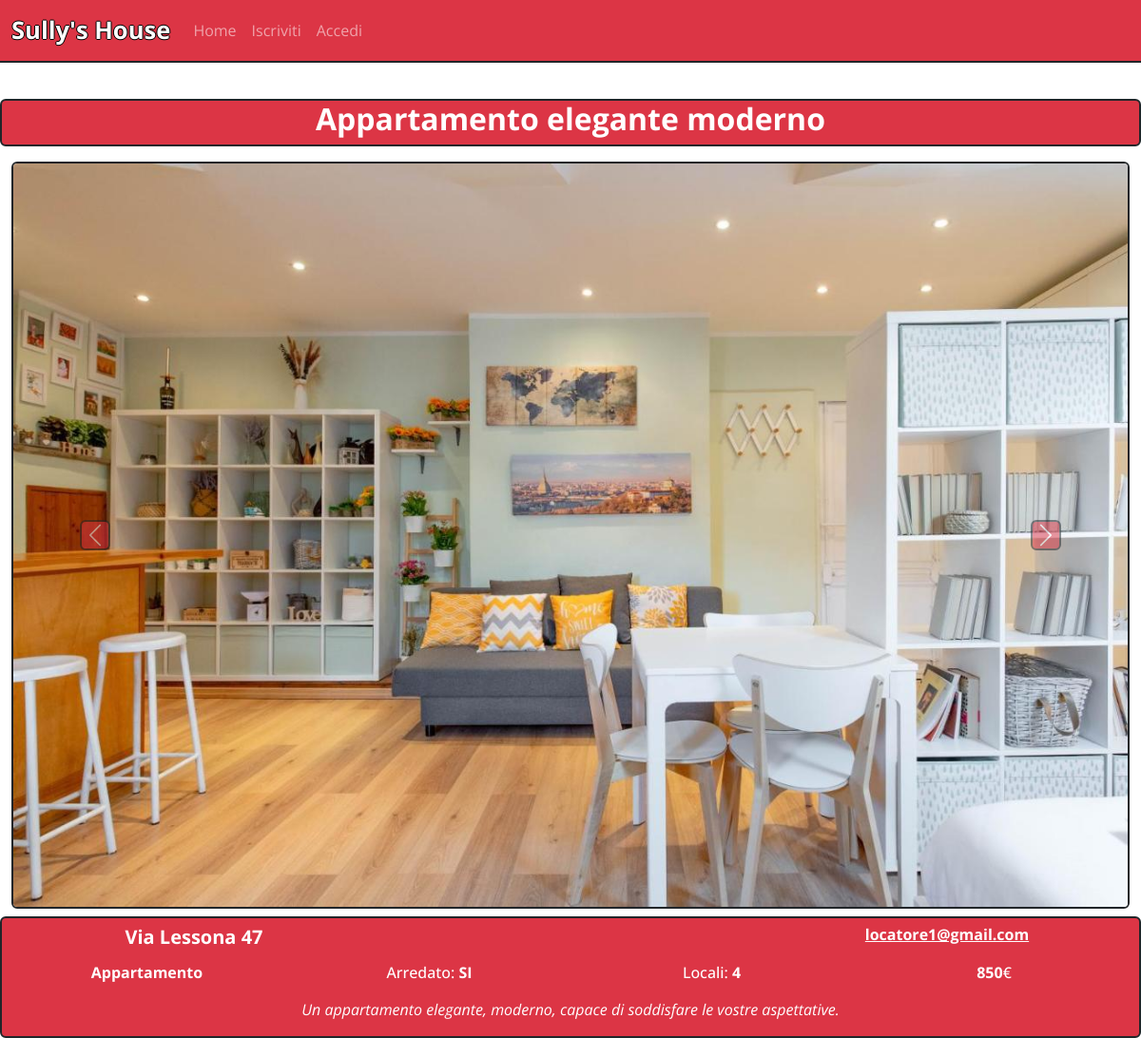
Page /annunci/1 on the committed database.
### tables this page shows
CREATE TABLE "ANNUNCI" (
	"id"	INTEGER,
	"titolo"	TEXT NOT NULL,
	"indirizzo"	TEXT NOT NULL,
	"tipo"	TEXT NOT NULL,
	"prezzo"	INTEGER NOT NULL,
	"arredato"	TEXT NOT NULL,
	"locali"	TEXT NOT NULL,
	"descrizione"	TEXT NOT NULL,
	"disponibile"	TEXT NOT NULL,
	"immagine_1"	TEXT NOT NULL,
	"immagine_2"	TEXT,
	"immagine_3"	TEXT,
	"immagine_4"	TEXT,
	"immagine_5"	TEXT,
	"id_locatore"	INTEGER NOT NULL,
	FOREIGN KEY("id_locatore") REFERENCES "UTENTI"("id"),
	PRIMARY KEY("id" AUTOINCREMENT)
);

CREATE TABLE "UTENTI" (
	"id"	INTEGER,
	"nickname"	TEXT NOT NULL,
	"password"	TEXT NOT NULL,
	"locatore"	TEXT,
	PRIMARY KEY("id" AUTOINCREMENT)
);

### app.py (the view)
@app.route('/annunci/<int:id>')
def single(id):
    annuncio = dao.get_annuncio(id)
    bookings = dao.get_bookings_by_id_annuncio(id)
    flag = True
    if current_user.is_authenticated:
        for booking in bookings:
            if booking['id_utente'] == current_user.id and booking['id_annuncio'] == id and booking['stato'] != 'F':
                flag = False
    return render_template('single.html', annuncio=annuncio, flag=flag)

### dao.py (called while the page is built)
def get_annuncio(id):
    conn = sqlite3.connect(DATABASE_PATH)
    conn.row_factory = sqlite3.Row
    cursor = conn.cursor()
    sql = 'SELECT ANNUNCI.id, ANNUNCI.titolo, ANNUNCI.indirizzo, ANNUNCI.tipo, ANNUNCI.prezzo, ANNUNCI.arredato, ANNUNCI.locali, ANNUNCI.descrizione, ANNUNCI.disponibile, ANNUNCI.immagine_1, ANNUNCI.immagine_2, ANNUNCI.immagine_3, ANNUNCI.immagine_4, ANNUNCI.immagine_5, ANNUNCI.id_locatore, UTENTI.nickname FROM ANNUNCI, UTENTI WHERE ANNUNCI.id_locatore = UTENTI.id AND ANNUNCI.id = ?'
    cursor.execute(sql, (id,))
    annuncio = cursor.fetchone()
    cursor.close()
    conn.close()
    return annuncio

def get_bookings_by_id_annuncio(id):
    conn = sqlite3.connect(DATABASE_PATH)
    conn.row_factory = sqlite3.Row
    cursor = conn.cursor()
    sql = 'SELECT PRENOTAZIONI.id_annuncio, PRENOTAZIONI.id_utente, PRENOTAZIONI.stato, PRENOTAZIONI.data, PRENOTAZIONI.slot_ora, PRENOTAZIONI.tipo, PRENOTAZIONI.motivo, UTENTI.nickname, ANNUNCI.titolo, ANNUNCI.indirizzo FROM PRENOTAZIONI,ANNUNCI,UTENTI WHERE PRENOTAZIONI.id_annuncio = ? AND PRENOTAZIONI.id_annuncio = ANNUNCI.id AND ANNUNCI.id_locatore = UTENTI.id'
    cursor.execute(sql, (id,))
    bookings = cursor.fetchall()
    cursor.close()
    conn.close()
    return bookings

### templates/single.html (shortened to what this page needs)
{% extends "base.html" %}
{% block content %}
    <article class="row mt-2">
      <div class="col-12 text-center mt-3 mb-2 border border-dark border-2 rounded text-center single-con bg-danger text-white">
        <h2><strong class="text-white">{{annuncio.titolo}}</strong></h2>
      </div>
      <div class="col-12 mt-2 mb-2 text-center">
        <div id="carosello" class="carousel slide" data-ride="carousel">
          <div class="carousel-inner">
            {% for i in range(1, 6) %}
              {% if annuncio['immagine_' + i|string] %}
                <div class="carousel-item {% if i == 1 %}active{% endif %}" id="immagineCorrente">
                  <img src="{{annuncio['immagine_' + i|string]}}" class="d-block w-100 img-fluid border border-2 border-dark rounded img_p">
                </div>
              {% endif %}
            {% endfor %}
          </div>
          <a class="carousel-control-prev" href="#carosello" role="button" data-slide="prev">
            <span class="carousel-control-prev-icon bg-danger border border-2 border-dark rounded" aria-hidden="true"></span>
          </a>
          <a class="carousel-control-next" href="#carosello" role="button" data-slide="next">
            <span class="carousel-control-next-icon bg-danger border border-2 border-dark rounded" aria-hidden="true"></span>
          </a>
        </div>
      </div>
      <div class="border border-dark border-2 rounded text-center single-con bg-danger text-white">
      <div class="col-12 mt-2 mb-2">
        <div class="row">
          <div class="col-4 text-center">
            <h5><strong>{{annuncio.indirizzo}}</strong></h5>
          </div>
          <div class="col-4"></div>
          <div class="col-4 text-center">
            <h6><a href="mailto:{{annuncio.nickname}}" class="text-white"><strong>{{annuncio.nickname}}</strong></a></h6>
          </div>
        </div>
      </div>
      <div class="col-12 mt-2 mb-2">
        <div class="row text-center">
          <div class="col-md-3 col-12">
            <h6 class="tipo-casa font-weight-bold"><strong>{{annuncio.tipo}}</strong></h6>
          </div>
          <div class="col-md-3 col-12 text-md-center">
            <h6 class="arredato">Arredato: <strong>{{annuncio.arredato}}</strong></h6>
          </div>
          <div class="col-md-3 col-12 text-md-center">
            <h6 class="numero-locali">Locali: <strong>{{annuncio.locali}}</strong></h6>
          </div>
          <div class="col-md-3 col-12 text-md-right">
            <h6 class="prezzo"><strong>{{annuncio.prezzo}}</strong>€</h6>
          </div>
        </div>
      </div>
      <div class="row">
        <div class="col-2"></div>
        <p class="col-8 text-center"><i>{{annuncio.descrizione}}</i></p>
        <div class="col-2"></div>
      </div>
    </article>
{% endblock %}

### static/style.css (style rules this page uses)
.total-page { font-family: 'Open Sans', sans-serif; }
@media (min-width: 800px) { .single-con { padding-left: 1rem; padding-right: 1rem; } }

### rows in the picture
ANNUNCI: titolo "Appartamento elegante moderno", immagine_1 (picture), indirizzo "Via Lessona 47", tipo "Appartamento", arredato "SI", locali "4", prezzo "850", descrizione "Un appartamento elegante, moderno, capace di soddisfare le vostre aspettative."
UTENTI: nickname "locatore1@gmail.com"
